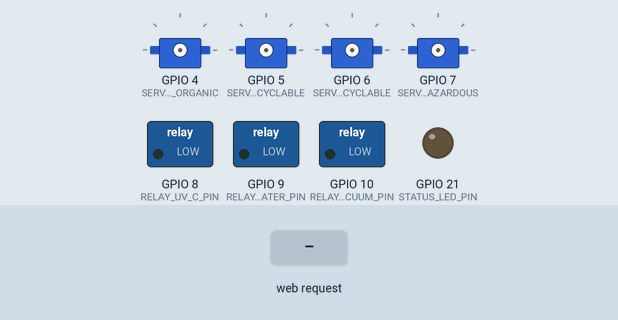
The sketch below on a simulated Seeed XIAO ESP32-S3. On the bench: 4 × servo, switched loads named in the sketch (green lamp = pin HIGH), output pins drawn as LEDs (lit = HIGH). Inputs (shaded band) come from the test bench. WiFi joins after 1.5 s; servers stay silent unless stated; what the sketch prints to the serial monitor is not drawn.

Above: at 0.0 s.
At 3.2 s:
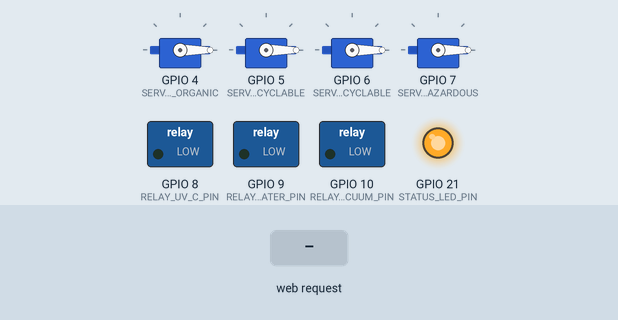
3.3 s: HTTP request GET /api/select?type=organic received
At 4.6 s:
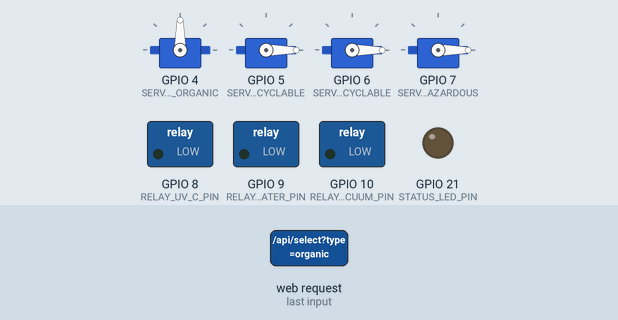
Timing chart, 0 to 19.8 s (numbered marks = the images above; inputs shaded):
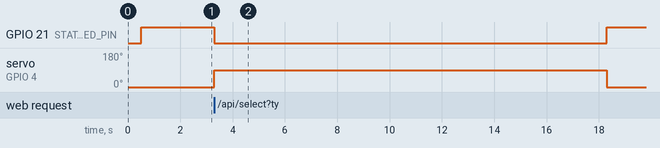

The sketch:

esp32_firmware.ino
```cpp
/*
 * ==============================================================================
 * SMART GARBAGE CLASSIFICATION SYSTEM - ESP32-S3 HARDWARE CONTROLLER FIRMWARE
 * ==============================================================================
 * Target Board: Seeed Studio XIAO ESP32-S3 / ESP32-S3 Dev Module
 * Communication: Serial UART (115200 baud)
 * Commands Received from Python Software:
 *   "ORGANIC\n"        -> Opens Organic Bin Servo
 *   "RECYCLABLE\n"     -> Opens Recyclable Bin Servo
 *   "NON_RECYCLABLE\n" -> Opens Non-Recyclable Bin Servo
 *   "HAZARDOUS\n"      -> Opens Hazardous Bin Servo
 * ==============================================================================
 */

#include <ESP32Servo.h>
#include <WiFi.h>
#include <WebServer.h>

// Set these for the Wi-Fi network used by the ESP32. The IP is shown in Serial Monitor.
const char* WIFI_SSID = "YOUR_WIFI_SSID";
const char* WIFI_PASSWORD = "YOUR_WIFI_PASSWORD";
WebServer server(80);

// Servo Pin Assignments (Configurable according to hardware PCB layout)
#define SERVO_PIN_ORGANIC        4
#define SERVO_PIN_RECYCLABLE     5
#define SERVO_PIN_NON_RECYCLABLE 6
#define SERVO_PIN_HAZARDOUS      7

// Auxiliary Relays & Actuators
#define RELAY_UV_C_PIN           8
#define RELAY_HEATER_PIN         9
#define RELAY_VACUUM_PIN         10
#define STATUS_LED_PIN           21

// Servo Position Constants
#define SERVO_CLOSED_ANGLE       0
#define SERVO_OPEN_ANGLE         90
#define BIN_OPEN_HOLD_MS         15000 // Existing 15-second automatic return

Servo servoOrganic;
Servo servoRecyclable;
Servo servoNonRecyclable;
Servo servoHazardous;

void handleBinCycle(Servo &targetServo, const char* binName);

void addCorsHeaders() {
  server.sendHeader("Access-Control-Allow-Origin", "*");
  server.sendHeader("Access-Control-Allow-Methods", "GET, OPTIONS");
  server.sendHeader("Access-Control-Allow-Headers", "Content-Type");
}

void handleOptions() {
  addCorsHeaders();
  server.send(204);
}

void handleStatus() {
  addCorsHeaders();
  String body = "{\"connected\":true,\"ip\":\"" + WiFi.localIP().toString() +
                "\",\"endpoints\":[\"/api/select\",\"/api/toggle\"]}";
  server.send(200, "application/json", body);
}

void handleSelect() {
  const String type = server.arg("type");
  Servo* target = nullptr;
  const char* name = nullptr;

  // The HTTP API exposes the three physical bins. Hazardous is intentionally
  // routed to the existing inorganic bin rather than claiming a fourth bin.
  if (type.equalsIgnoreCase("organic")) {
    target = &servoOrganic;
    name = "ORGANIC BIN";
  } else if (type.equalsIgnoreCase("reusable")) {
    target = &servoRecyclable;
    name = "REUSABLE BIN";
  } else if (type.equalsIgnoreCase("inorganic")) {
    target = &servoNonRecyclable;
    name = "INORGANIC BIN";
  }

  addCorsHeaders();
  if (!target) {
    server.send(400, "application/json", "{\"success\":false,\"error\":\"type must be organic, reusable, or inorganic\"}");
    return;
  }

  handleBinCycle(*target, name);
  server.send(200, "application/json", "{\"success\":true,\"acknowledged\":true}");
}

void configureWebApi() {
  server.on("/api/status", HTTP_GET, handleStatus);
  server.on("/api/select", HTTP_GET, handleSelect);
  server.on("/api/toggle", HTTP_GET, handleSelect);
  server.onNotFound([]() {
    if (server.method() == HTTP_OPTIONS) {
      handleOptions();
    } else {
      addCorsHeaders();
      server.send(404, "application/json", "{\"success\":false,\"error\":\"Not found\"}");
    }
  });
  server.begin();
}

void setup() {
  // Initialize Serial interface
  Serial.begin(115200);
  delay(500);

  // Allocate hardware PWM timers for servos
  ESP32PWM::allocateTimer(0);
  ESP32PWM::allocateTimer(1);
  ESP32PWM::allocateTimer(2);
  ESP32PWM::allocateTimer(3);

  // Set standard 50Hz PWM frequency for SG90 / MG996R Servos
  servoOrganic.setPeriodHertz(50);
  servoRecyclable.setPeriodHertz(50);
  servoNonRecyclable.setPeriodHertz(50);
  servoHazardous.setPeriodHertz(50);

  // Attach servos to respective GPIO pins
  servoOrganic.attach(SERVO_PIN_ORGANIC, 500, 2400);
  servoRecyclable.attach(SERVO_PIN_RECYCLABLE, 500, 2400);
  servoNonRecyclable.attach(SERVO_PIN_NON_RECYCLABLE, 500, 2400);
  servoHazardous.attach(SERVO_PIN_HAZARDOUS, 500, 2400);

  // Configure Relays & Status LED
  pinMode(STATUS_LED_PIN, OUTPUT);
  pinMode(RELAY_UV_C_PIN, OUTPUT);
  pinMode(RELAY_HEATER_PIN, OUTPUT);
  pinMode(RELAY_VACUUM_PIN, OUTPUT);

  digitalWrite(STATUS_LED_PIN, HIGH);
  digitalWrite(RELAY_UV_C_PIN, LOW);
  digitalWrite(RELAY_HEATER_PIN, LOW);
  digitalWrite(RELAY_VACUUM_PIN, LOW);

  // Set initial position: All bins closed
  resetAllServos();

  Serial.println("[ESP32-S3 READY] Smart Garbage Classification Firmware Initialized.");
  Serial.println("[AWAITING COMMANDS]: ORGANIC | RECYCLABLE | NON_RECYCLABLE | HAZARDOUS");

  WiFi.mode(WIFI_STA);
  WiFi.begin(WIFI_SSID, WIFI_PASSWORD);
  Serial.print("[WIFI] Connecting");
  while (WiFi.status() != WL_CONNECTED) {
    delay(500);
    Serial.print(".");
  }
  Serial.println();
  Serial.print("[WIFI] ESP32 IP address: ");
  Serial.println(WiFi.localIP());
  configureWebApi();
}

void loop() {
  server.handleClient();
  if (Serial.available() > 0) {
    String command = Serial.readStringUntil('\n');
    command.trim(); // Remove whitespace / carriage returns

    if (command.length() == 0) return;

    Serial.print("[ESP32 ACK] Command received: ");
    Serial.println(command);

    if (command.equalsIgnoreCase("ORGANIC")) {
      handleBinCycle(servoOrganic, "ORGANIC BIN");
    }
    else if (command.equalsIgnoreCase("RECYCLABLE")) {
      handleBinCycle(servoRecyclable, "RECYCLABLE BIN");
    }
    else if (command.equalsIgnoreCase("NON_RECYCLABLE") || command.equalsIgnoreCase("NON-RECYCLABLE")) {
      handleBinCycle(servoNonRecyclable, "NON-RECYCLABLE BIN");
    }
    else if (command.equalsIgnoreCase("HAZARDOUS")) {
      handleBinCycle(servoHazardous, "HAZARDOUS BIN");
    }
    else {
      Serial.print("[ESP32 ERROR] Unknown command: ");
      Serial.println(command);
    }
  }
}

void handleBinCycle(Servo &targetServo, const char* binName) {
  Serial.print("[ACTUATOR] Opening ");
  Serial.println(binName);

  digitalWrite(STATUS_LED_PIN, LOW); // Flash LED
  targetServo.write(SERVO_OPEN_ANGLE);
  delay(BIN_OPEN_HOLD_MS);

  Serial.print("[ACTUATOR] Closing ");
  Serial.println(binName);
  targetServo.write(SERVO_CLOSED_ANGLE);
  digitalWrite(STATUS_LED_PIN, HIGH);

  Serial.println("[ACTUATOR COMPLETE] Ready for next command.");
}

void resetAllServos() {
  servoOrganic.write(SERVO_CLOSED_ANGLE);
  servoRecyclable.write(SERVO_CLOSED_ANGLE);
  servoNonRecyclable.write(SERVO_CLOSED_ANGLE);
  servoHazardous.write(SERVO_CLOSED_ANGLE);
}
```

Measured:
- after the input at 3.3 s, GPIO 21 (STATUS_LED_PIN): HIGH → LOW at once, → HIGH 15.0 s later; servo on GPIO 4 (SERVO_PIN_ORGANIC): 0° → 90° at once, → 0° 15.0 s later
